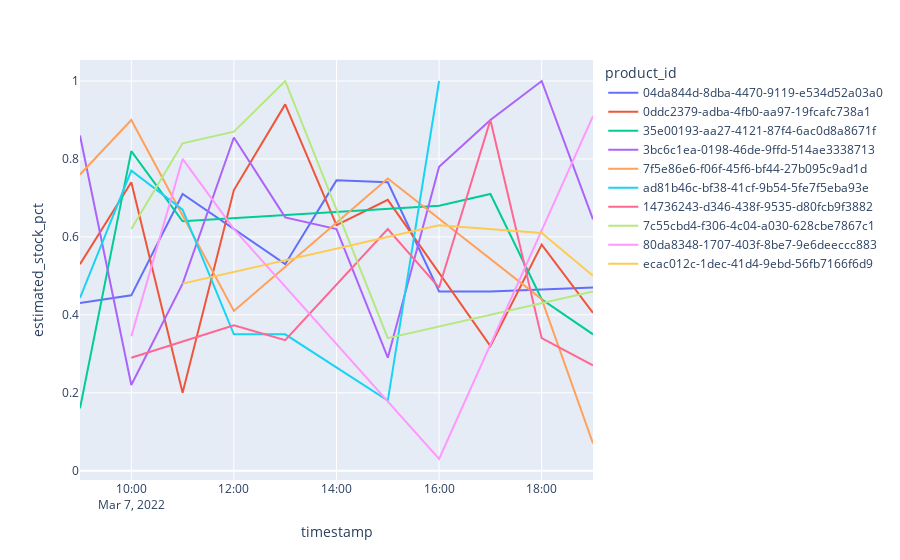

This figure's notebook cell:
### Code cell
px.line(fruit_date,x="timestamp",y = "estimated_stock_pct",color="product_id")
# px.scatter(fruit_date,x="timestamp",y = "estimated_stock_pct",color="product_id")

### Figure 1 — Plotly figure (JSON) as saved in the notebook; plotly's stock layout.template omitted (floating-point values rounded to 4 significant figures)
{"data": [{"hovertemplate": "product_id=04da844d-8dba-4470-9119-e534d52a03a0<br>timestamp=%{x}<br>estimated_stock_pct=%{y}<extra></extra>", "legendgroup": "04da844d-8dba-4470-9119-e534d52a03a0", "line": {"color": "#636efa", "dash": "solid"}, "marker": {"symbol": "circle"}, "mode": "lines", "name": "04da844d-8dba-4470-9119-e534d52a03a0", "orientation": "v", "showlegend": true, "type": "scatter", "x": ["2022-03-07T09:00:00", "2022-03-07T10:00:00", "2022-03-07T11:00:00", "2022-03-07T13:00:00", "2022-03-07T14:00:00", "2022-03-07T15:00:00", "2022-03-07T16:00:00", "2022-03-07T17:00:00", "2022-03-07T19:00:00"], "xaxis": "x", "y": [0.43, 0.45, 0.71, 0.53, 0.745, 0.74, 0.46, 0.46, 0.47], "yaxis": "y"}, {"hovertemplate": "product_id=0ddc2379-adba-4fb0-aa97-19fcafc738a1<br>timestamp=%{x}<br>estimated_stock_pct=%{y}<extra></extra>", "legendgroup": "0ddc2379-adba-4fb0-aa97-19fcafc738a1", "line": {"color": "#EF553B", "dash": "solid"}, "marker": {"symbol": "circle"}, "mode": "lines", "name": "0ddc2379-adba-4fb0-aa97-19fcafc738a1", "orientation": "v", "showlegend": true, "type": "scatter", "x": ["2022-03-07T09:00:00", "2022-03-07T10:00:00", "2022-03-07T11:00:00", "2022-03-07T12:00:00", "2022-03-07T13:00:00", "2022-03-07T14:00:00", "2022-03-07T15:00:00", "2022-03-07T17:00:00", "2022-03-07T18:00:00", "2022-03-07T19:00:00"], "xaxis": "x", "y": [0.53, 0.74, 0.2, 0.72, 0.94, 0.63, 0.695, 0.32, 0.58, 0.405], "yaxis": "y"}, {"hovertemplate": "product_id=35e00193-aa27-4121-87f4-6ac0d8a8671f<br>timestamp=%{x}<br>estimated_stock_pct=%{y}<extra></extra>", "legendgroup": "35e00193-aa27-4121-87f4-6ac0d8a8671f", "line": {"color": "#00cc96", "dash": "solid"}, "marker": {"symbol": "circle"}, "mode": "lines", "name": "35e00193-aa27-4121-87f4-6ac0d8a8671f", "orientation": "v", "showlegend": true, "type": "scatter", "x": ["2022-03-07T09:00:00", "2022-03-07T10:00:00", "2022-03-07T11:00:00", "2022-03-07T16:00:00", "2022-03-07T17:00:00", "2022-03-07T18:00:00", "2022-03-07T19:00:00"], "xaxis": "x", "y": [0.16, 0.82, 0.64, 0.68, 0.71, 0.44, 0.35], "yaxis": "y"}, {"hovertemplate": "product_id=3bc6c1ea-0198-46de-9ffd-514ae3338713<br>timestamp=%{x}<br>estimated_stock_pct=%{y}<extra></extra>", "legendgroup": "3bc6c1ea-0198-46de-9ffd-514ae3338713", "line": {"color": "#ab63fa", "dash": "solid"}, "marker": {"symbol": "circle"}, "mode": "lines", "name": "3bc6c1ea-0198-46de-9ffd-514ae3338713", "orientation": "v", "showlegend": true, "type": "scatter", "x": ["2022-03-07T09:00:00", "2022-03-07T10:00:00", "2022-03-07T11:00:00", "2022-03-07T12:00:00", "2022-03-07T13:00:00", "2022-03-07T14:00:00", "2022-03-07T15:00:00", "2022-03-07T16:00:00", "2022-03-07T17:00:00", "2022-03-07T18:00:00", "2022-03-07T19:00:00"], "xaxis": "x", "y": [0.86, 0.22, 0.48, 0.855, 0.65, 0.62, 0.29, 0.78, 0.9, 1, 0.645], "yaxis": "y"}, {"hovertemplate": "product_id=7f5e86e6-f06f-45f6-bf44-27b095c9ad1d<br>timestamp=%{x}<br>estimated_stock_pct=%{y}<extra></extra>", "legendgroup": "7f5e86e6-f06f-45f6-bf44-27b095c9ad1d", "line": {"color": "#FFA15A", "dash": "solid"}, "marker": {"symbol": "circle"}, "mode": "lines", "name": "7f5e86e6-f06f-45f6-bf44-27b095c9ad1d", "orientation": "v", "showlegend": true, "type": "scatter", "x": ["2022-03-07T09:00:00", "2022-03-07T10:00:00", "2022-03-07T12:00:00", "2022-03-07T15:00:00", "2022-03-07T18:00:00", "2022-03-07T19:00:00"], "xaxis": "x", "y": [0.76, 0.9, 0.41, 0.75, 0.44, 0.07], "yaxis": "y"}, {"hovertemplate": "product_id=ad81b46c-bf38-41cf-9b54-5fe7f5eba93e<br>timestamp=%{x}<br>estimated_stock_pct=%{y}<extra></extra>", "legendgroup": "ad81b46c-bf38-41cf-9b54-5fe7f5eba93e", "line": {"color": "#19d3f3", "dash": "solid"}, "marker": {"symbol": "circle"}, "mode": "lines", "name": "ad81b46c-bf38-41cf-9b54-5fe7f5eba93e", "orientation": "v", "showlegend": true, "type": "scatter", "x": ["2022-03-07T09:00:00", "2022-03-07T10:00:00", "2022-03-07T11:00:00", "2022-03-07T12:00:00", "2022-03-07T13:00:00", "2022-03-07T15:00:00", "2022-03-07T16:00:00"], "xaxis": "x", "y": [0.4433, 0.77, 0.67, 0.35, 0.35, 0.18, 1], "yaxis": "y"}, {"hovertemplate": "product_id=14736243-d346-438f-9535-d80fcb9f3882<br>timestamp=%{x}<br>estimated_stock_pct=%{y}<extra></extra>", "legendgroup": "14736243-d346-438f-9535-d80fcb9f3882", "line": {"color": "#FF6692", "dash": "solid"}, "marker": {"symbol": "circle"}, "mode": "lines", "name": "14736243-d346-438f-9535-d80fcb9f3882", "orientation": "v", "showlegend": true, "type": "scatter", "x": ["2022-03-07T10:00:00", "2022-03-07T12:00:00", "2022-03-07T13:00:00", "2022-03-07T15:00:00", "2022-03-07T16:00:00", "2022-03-07T17:00:00", "2022-03-07T18:00:00", "2022-03-07T19:00:00"], "xaxis": "x", "y": [0.29, 0.3733, 0.335, 0.62, 0.47, 0.9, 0.34, 0.27], "yaxis": "y"}, {"hovertemplate": "product_id=7c55cbd4-f306-4c04-a030-628cbe7867c1<br>timestamp=%{x}<br>estimated_stock_pct=%{y}<extra></extra>", "legendgroup": "7c55cbd4-f306-4c04-a030-628cbe7867c1", "line": {"color": "#B6E880", "dash": "solid"}, "marker": {"symbol": "circle"}, "mode": "lines", "name": "7c55cbd4-f306-4c04-a030-628cbe7867c1", "orientation": "v", "showlegend": true, "type": "scatter", "x": ["2022-03-07T10:00:00", "2022-03-07T11:00:00", "2022-03-07T12:00:00", "2022-03-07T13:00:00", "2022-03-07T15:00:00", "2022-03-07T19:00:00"], "xaxis": "x", "y": [0.62, 0.84, 0.87, 1, 0.34, 0.46], "yaxis": "y"}, {"hovertemplate": "product_id=80da8348-1707-403f-8be7-9e6deeccc883<br>timestamp=%{x}<br>estimated_stock_pct=%{y}<extra></extra>", "legendgroup": "80da8348-1707-403f-8be7-9e6deeccc883", "line": {"color": "#FF97FF", "dash": "solid"}, "marker": {"symbol": "circle"}, "mode": "lines", "name": "80da8348-1707-403f-8be7-9e6deeccc883", "orientation": "v", "showlegend": true, "type": "scatter", "x": ["2022-03-07T10:00:00", "2022-03-07T11:00:00", "2022-03-07T12:00:00", "2022-03-07T16:00:00", "2022-03-07T19:00:00"], "xaxis": "x", "y": [0.345, 0.8, 0.62, 0.03, 0.91], "yaxis": "y"}, {"hovertemplate": "product_id=ecac012c-1dec-41d4-9ebd-56fb7166f6d9<br>timestamp=%{x}<br>estimated_stock_pct=%{y}<extra></extra>", "legendgroup": "ecac012c-1dec-41d4-9ebd-56fb7166f6d9", "line": {"color": "#FECB52", "dash": "solid"}, "marker": {"symbol": "circle"}, "mode": "lines", "name": "ecac012c-1dec-41d4-9ebd-56fb7166f6d9", "orientation": "v", "showlegend": true, "type": "scatter", "x": ["2022-03-07T11:00:00", "2022-03-07T16:00:00", "2022-03-07T18:00:00", "2022-03-07T19:00:00"], "xaxis": "x", "y": [0.48, 0.63, 0.61, 0.5], "yaxis": "y"}], "layout": {"legend": {"title": {"text": "product_id"}, "tracegroupgap": 0}, "margin": {"t": 60}, "xaxis": {"anchor": "y", "domain": [0, 1], "title": {"text": "timestamp"}}, "yaxis": {"anchor": "x", "domain": [0, 1], "title": {"text": "estimated_stock_pct"}}}}
